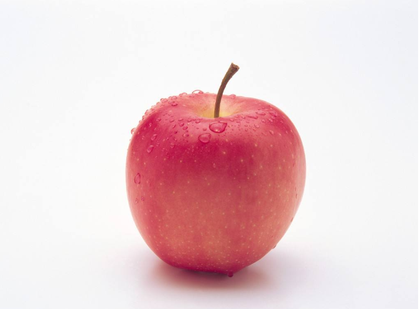
%> input picture code_matlab/2/apple2.png, 420 x 309 px, shrunk from 675 x 497 before the run
$ octave hw1_4.m   (GNU Octave 9; MATLAB toolbox functions it lacks are replaced by stand-ins)
%> lines starting %> are read from the running program, lines starting %| are printed output that depends on the picture
%实现直方图均衡化
ImageInRGB=imread('G:\大三下\数字图像处理与机器视觉\code_matlab\2\apple2.png');
%> ImageInRGB is the input picture: size 309x420x3 uint8; mean R, G, B 235.3, 209.7, 212.6
ImageIn=rgb2gray(ImageInRGB);
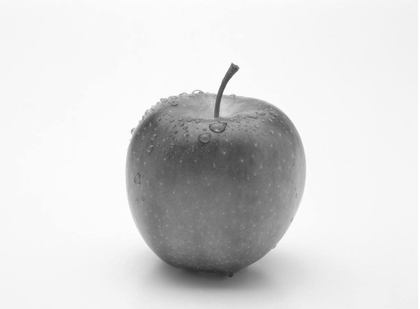
%> ImageIn: size 309x420 uint8; min 44, max 255, mean 217.7
ImageGray=0:255;%行向量
ImageBar=ImageGray;
ImageSize=size(ImageIn,1)*size(ImageIn,2);%图像大小
%> ImageSize = 129780
for i = 1:size(ImageGray,2)%求频数
    ImageBar(i)=sum(sum(ImageIn==ImageGray(i)));
end
%> after the loop, ImageBar = 256 values, max 17999 at index 249, min 0 at index 1, mean 507
ImageBar=ImageBar/ImageSize;%计算频率
%> ImageBar = 256 values, max 0.139 at index 249, min 0 at index 1, mean 0.00391
ImageBarNew=ImageBar;
%> ImageBarNew has the same summary as ImageBar
for i = 2:size(ImageBarNew,2)%计算累积直方图
    ImageBarNew(i)=ImageBarNew(i-1)+ImageBar(i);%技巧
end
%> after the loop, ImageBarNew = 256 values from 0 to 1
bar(ImageGray,ImageBarNew);%累积直方图
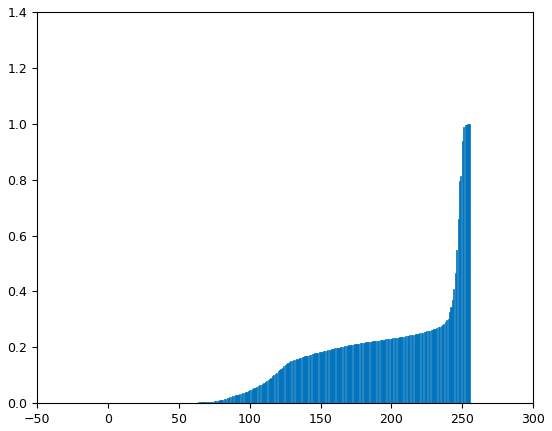
%> figure redrawn from the program's plot data; tallest bar 1 high, from x = 254.6 to 255.4

%直方图变换
ImageShow=ImageIn;
for i =1:size(ImageIn,1)
    for j = 1:size(ImageIn,2)
        ImageShow(i,j)=uint8(ImageBarNew(ImageIn(i,j)+1)*255);%灰度值对应的灰度值的概率再呈上255
    end
end
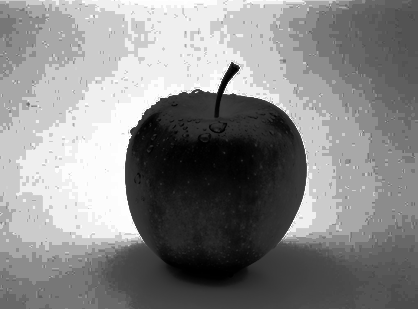
%> ImageShow: size 309x420 uint8; min 0, max 254, mean 135.6
%新的直方图
for i =1:size(ImageGray,2)
    ImageBarNew(i)=sum(sum(ImageShow==ImageGray(i)));
end
%> after the loop, ImageBarNew = 256 values, max 17999 at index 204, min 0 at index 27, mean 507
ImageBarNew=ImageBarNew/ImageSize;%计算频率
%> ImageBarNew = 256 values, max 0.139 at index 204, min 0 at index 27, mean 0.00391
subplot(221)
imshow(ImageIn);title('原图像');
subplot(222)
imshow(ImageShow);title('均衡化图像');
subplot(223)
bar(ImageGray,ImageBar);title('原图像直方图');
subplot(224)
bar(ImageGray,ImageBarNew);title('新图像直方图');
%> after `title('新图像直方图')`:
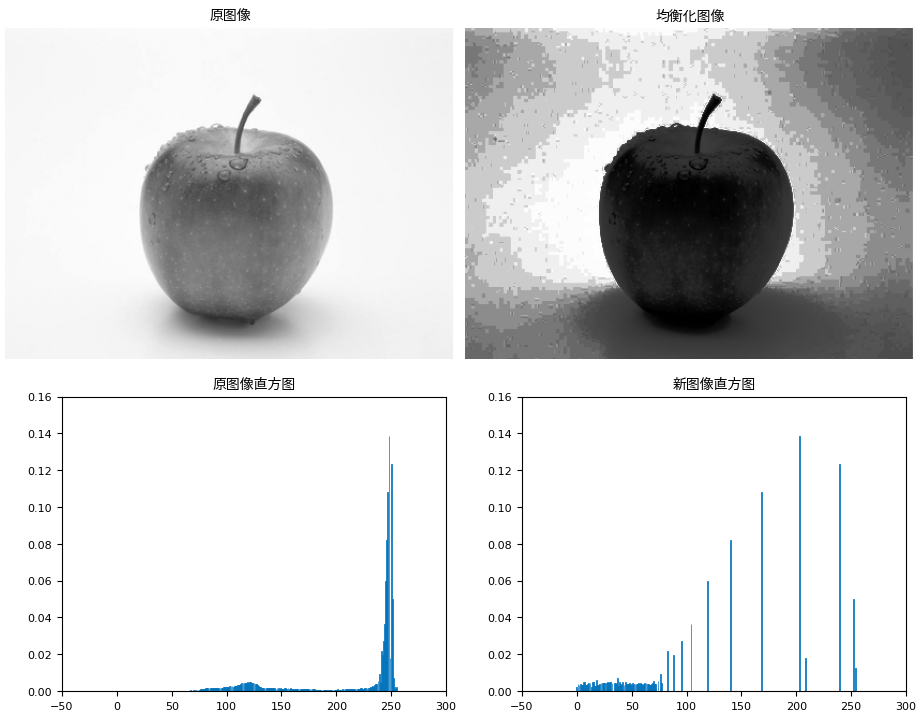
%> figure redrawn from the program's plot data, 4 panels
